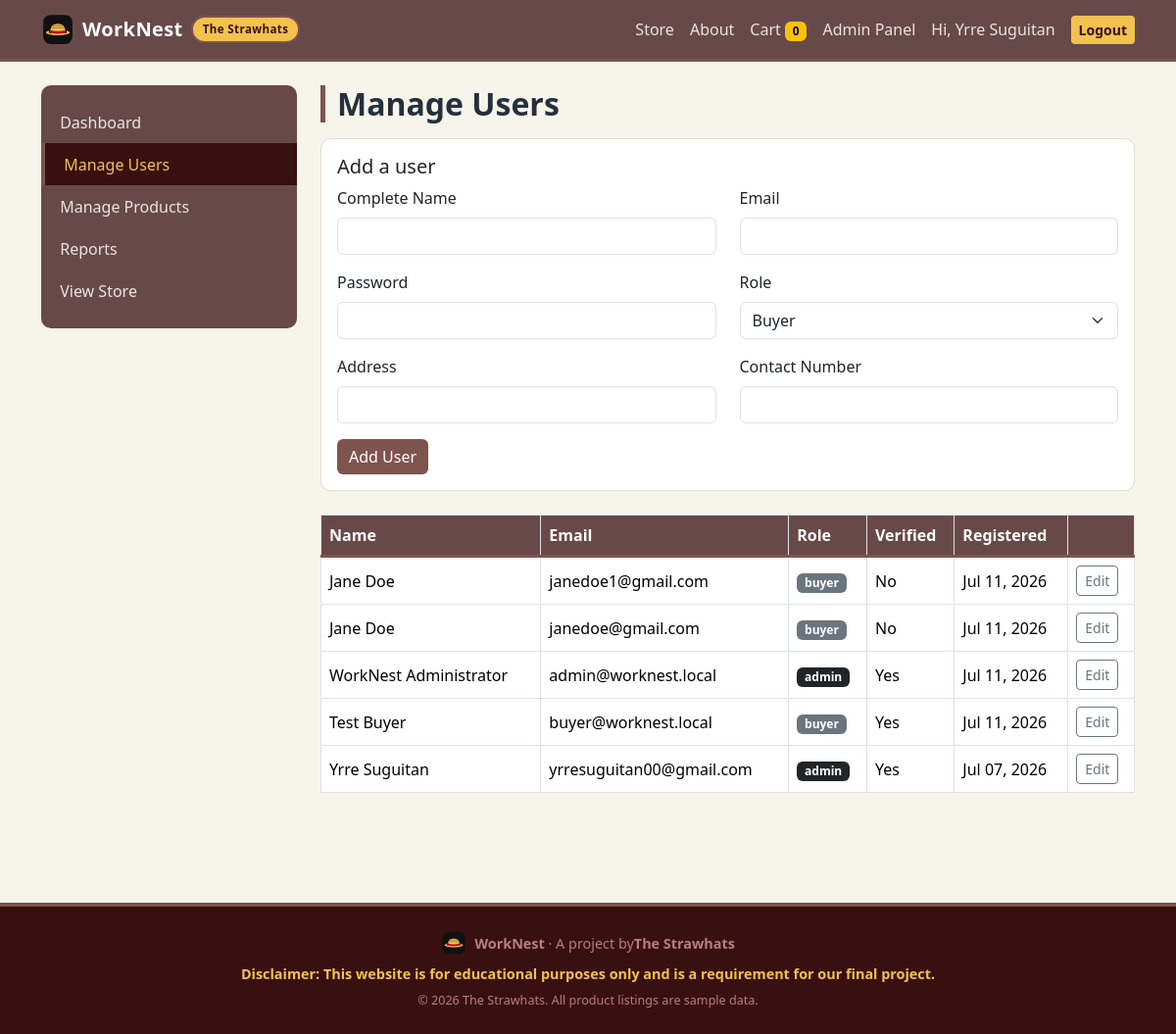
The page /admin/users.php (signed in) on the database its author committed.
### tables this page shows
CREATE TABLE `users` (
  `id` int(11) NOT NULL,
  `full_name` varchar(100) NOT NULL,
  `email` varchar(100) NOT NULL,
  `password` varchar(255) NOT NULL,
  `address` varchar(255) NOT NULL,
  `contact_no` varchar(30) NOT NULL,
  `role` enum('admin','buyer') NOT NULL DEFAULT 'buyer',
  `is_verified` tinyint(1) NOT NULL DEFAULT 0,
  `verify_token` varchar(64) DEFAULT NULL,
  `created_at` timestamp NOT NULL DEFAULT current_timestamp()
);

### admin/users.php (the view, shortened to what this page needs)
<?php
require_once '../includes/config.php';
$users = mysqli_query($conn, 'SELECT id, full_name, email, role, is_verified, created_at FROM users ORDER BY created_at DESC');
require_once '../includes/header.php';
?>
<div class="container mt-4">
    <div class="row">
        <?php include 'sidebar.php'; ?>
        <div class="col-lg-9">
            <h2 class="wn-page-title mt-0">Manage Users</h2>
            <div class="card wn-card p-3 mb-4 h-auto">
                <h5>Add a user</h5>
                <form method="post" action="users.php" novalidate>
                    <div class="row">
                        <div class="col-md-6 mb-3">
                            <label class="form-label">Complete Name</label>
                            <input type="text" name="full_name" class="form-control" required>
                        </div>
                        <div class="col-md-6 mb-3">
                            <label class="form-label">Email</label>
                            <input type="email" name="email" class="form-control" required>
                        </div>
                        <div class="col-md-6 mb-3">
                            <label class="form-label">Password</label>
                            <input type="password" name="password" class="form-control" required>
                        </div>
                        <div class="col-md-6 mb-3">
                            <label class="form-label">Role</label>
                            <select name="role" class="form-select">
                                <option value="buyer">Buyer</option>
                            </select>
                        </div>
                        <div class="col-md-6 mb-3">
                            <label class="form-label">Address</label>
                            <input type="text" name="address" class="form-control" required>
                        </div>
                        <div class="col-md-6 mb-3">
                            <label class="form-label">Contact Number</label>
                            <input type="text" name="contact_no" class="form-control" required>
                        </div>
                    </div>
                    <button type="submit" class="btn btn-wn">Add User</button>
                </form>
            </div>
            <div class="table-responsive mb-5">
                <table class="table table-bordered align-middle bg-white">
                    <thead>
                        <tr>
                            <th>Name</th>
                            <th>Email</th>
                            <th>Role</th>
                            <th>Verified</th>
                            <th>Registered</th>
                            <th></th>
                        </tr>
                    </thead>
                    <tbody>
                        <?php while ($u = mysqli_fetch_assoc($users)): ?>
                            <tr>
                                <td><?php echo htmlspecialchars($u['full_name']); ?></td>
                                <td><?php echo htmlspecialchars($u['email']); ?></td>
                                <td>
                                    <span class="badge <?php echo $u['role'] === 'admin' ? 'text-bg-dark' : 'text-bg-secondary'; ?>">
                                        <?php echo $u['role']; ?>
                                    </span>
                                </td>
                                <td><?php echo $u['is_verified'] ? 'Yes' : 'No'; ?></td>
                                <td><?php echo date('M d, Y', strtotime($u['created_at'])); ?></td>
                                <td>
                                    <a href="user_edit.php?id=<?php echo $u['id']; ?>" class="btn btn-outline-secondary btn-sm">Edit</a>
                                </td>
                            </tr>
                        <?php endwhile; ?>
                    </tbody>
                </table>
            </div>
        </div>
    </div>
</div>
<?php require_once '../includes/footer.php'; ?>

### assets/css/style.css (style rules this page uses)
:root { --wn-ink: #26303a; --wn-navy: #684949; --wn-navy-dark: #391010; --wn-red: #7e544f; --wn-red-dark: #9e0e19; --wn-amber: #f2c14e; --wn-bg: #f7f4ec; --wn-border: #e3ddcf; }
body { background-color: var(--wn-bg); color: var(--wn-ink); font-family: "Segoe UI", system-ui, -apple-system, Arial, sans-serif; display: flex; flex-direction: column; min-height: 100vh; }
.wn-page-title { border-left: 5px solid var(--wn-red); padding-left: 12px; margin: 1.5rem 0 1rem; font-weight: 700; }
.wn-card { border: 1px solid var(--wn-border); border-radius: 10px; transition: box-shadow 0.15s ease, transform 0.15s ease; height: 100%; }
.btn-wn { background-color: var(--wn-red); color: #fff; border: none; }
.table thead th { background-color: var(--wn-navy); color: #fff; font-weight: 600; border-bottom: 3px solid var(--wn-red) !important; }

### rows shown on the page
users: full_name "Jane Doe", email "janedoe1@gmail.com", role "buyer", is_verified "No", created_at "Jul 11, 2026"
users: full_name "Jane Doe", email "janedoe@gmail.com", role "buyer", is_verified "No", created_at "Jul 11, 2026"
users: full_name "WorkNest Administrator", email "admin@worknest.local", role "admin", is_verified "Yes", created_at "Jul 11, 2026"
users: full_name "Test Buyer", email "buyer@worknest.local", role "buyer", is_verified "Yes", created_at "Jul 11, 2026"
users: full_name "Yrre Suguitan", email "yrresuguitan00@gmail.com", role "admin", is_verified "Yes", created_at "Jul 07, 2026"

### other values the page prints
cart_count() "0"
$_SESSION['full_name'] "Yrre Suguitan"
